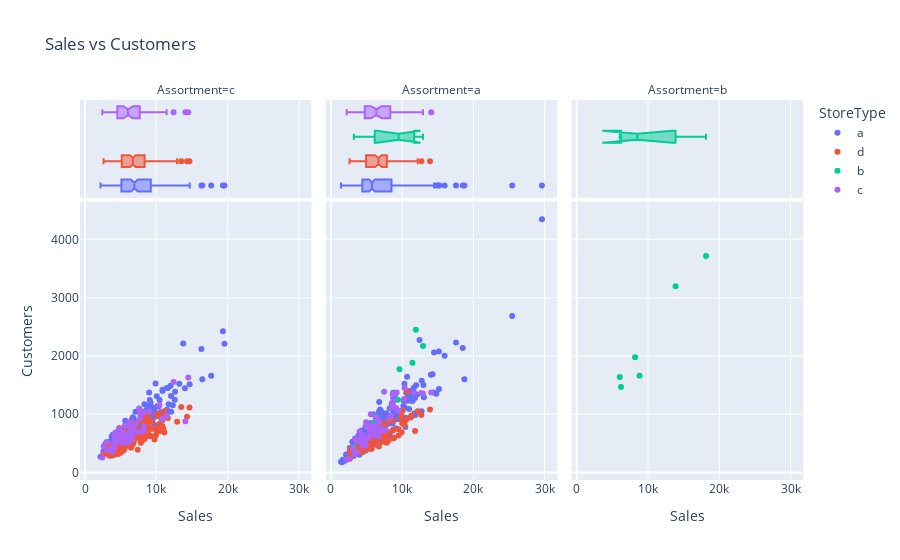

This figure's notebook cell:
### Code cell
fig = px.scatter(merged_sample_df[merged_sample_df.Open == 1], 
                    x='Sales',
                    y='Customers',
                    marginal_x='box',
                    color='StoreType',
                    facet_col='Assortment',
                    title='Sales vs Customers')

fig.update_layout(bargap=0.1)
fig.show()

### Figure 1 — Plotly figure (JSON) as saved in the notebook; plotly's stock layout.template omitted (floating-point values rounded to 4 significant figures; data arrays with more than 128 entries replaced by an {"elided": "..."} marker saying what was removed)
{"data": [{"hovertemplate": "StoreType=a<br>Assortment=c<br>Sales=%{x}<br>Customers=%{y}<extra></extra>", "legendgroup": "a", "marker": {"color": "#636efa", "symbol": "circle"}, "mode": "markers", "name": "a", "orientation": "v", "showlegend": true, "type": "scatter", "x": {"elided": "167 int values"}, "xaxis": "x", "y": {"elided": "167 int values"}, "yaxis": "y"}, {"alignmentgroup": "True", "hovertemplate": "StoreType=a<br>Assortment=c<br>Sales=%{x}<extra></extra>", "legendgroup": "a", "marker": {"color": "#636efa", "symbol": "circle"}, "name": "a", "notched": true, "offsetgroup": "a", "showlegend": false, "type": "box", "x": {"elided": "167 int values"}, "xaxis": "x4", "yaxis": "y4"}, {"hovertemplate": "StoreType=a<br>Assortment=a<br>Sales=%{x}<br>Customers=%{y}<extra></extra>", "legendgroup": "a", "marker": {"color": "#636efa", "symbol": "circle"}, "mode": "markers", "name": "a", "orientation": "v", "showlegend": false, "type": "scatter", "x": {"elided": "268 int values"}, "xaxis": "x2", "y": {"elided": "268 int values"}, "yaxis": "y2"}, {"alignmentgroup": "True", "hovertemplate": "StoreType=a<br>Assortment=a<br>Sales=%{x}<extra></extra>", "legendgroup": "a", "marker": {"color": "#636efa", "symbol": "circle"}, "name": "a", "notched": true, "offsetgroup": "a", "showlegend": false, "type": "box", "x": {"elided": "268 int values"}, "xaxis": "x5", "yaxis": "y5"}, {"hovertemplate": "StoreType=d<br>Assortment=c<br>Sales=%{x}<br>Customers=%{y}<extra></extra>", "legendgroup": "d", "marker": {"color": "#EF553B", "symbol": "circle"}, "mode": "markers", "name": "d", "orientation": "v", "showlegend": true, "type": "scatter", "x": {"elided": "164 int values"}, "xaxis": "x", "y": {"elided": "164 int values"}, "yaxis": "y"}, {"alignmentgroup": "True", "hovertemplate": "StoreType=d<br>Assortment=c<br>Sales=%{x}<extra></extra>", "legendgroup": "d", "marker": {"color": "#EF553B", "symbol": "circle"}, "name": "d", "notched": true, "offsetgroup": "d", "showlegend": false, "type": "box", "x": {"elided": "164 int values"}, "xaxis": "x4", "yaxis": "y4"}, {"hovertemplate": "StoreType=d<br>Assortment=a<br>Sales=%{x}<br>Customers=%{y}<extra></extra>", "legendgroup": "d", "marker": {"color": "#EF553B", "symbol": "circle"}, "mode": "markers", "name": "d", "orientation": "v", "showlegend": false, "type": "scatter", "x": [3647, 12176, 7813, 6915, 9485, 4794, 7147, 4836, 6468, 6784, 11298, 7561, 10543, 4918, 4235, 6867, 5611, 5368, 5032, 5789, 10073, 5018, 6788, 6666, 2924, 3862, 8187, 8308, 7171, 7037, 4951, 6091, 2964, 7024, 7113, 5544, 6559, 4200, 4992, 13905, 10005, 6294, 8714, 11138, 8769, 7816, 5287, 6901, 5011, 5735, 5423, 5915, 5549, 4780, 6672, 4280, 3651, 11809, 9871, 10669, 7760, 9928, 7951, 2724, 7178, 3958, 8862, 2612, 4326, 3749, 7242, 6730, 3819, 2789, 4955, 5240, 4825, 4602, 9829, 9499, 8775, 5028, 2740, 6098, 10306, 5831, 6959, 4738, 7078, 5522, 7017, 7737, 7261, 8022, 7727, 4421, 12691], "xaxis": "x2", "y": [455, 1049, 507, 562, 635, 422, 737, 468, 586, 624, 977, 796, 898, 589, 353, 596, 597, 558, 601, 532, 1061, 504, 628, 820, 424, 458, 566, 689, 685, 587, 475, 751, 328, 842, 535, 401, 616, 394, 472, 1078, 839, 549, 728, 943, 883, 694, 451, 630, 495, 408, 603, 491, 519, 449, 581, 362, 362, 710, 981, 1383, 698, 689, 531, 362, 625, 354, 596, 265, 510, 410, 638, 445, 389, 271, 471, 418, 402, 491, 934, 740, 587, 422, 260, 507, 816, 510, 558, 480, 523, 462, 714, 709, 550, 884, 626, 346, 986], "yaxis": "y2"}, {"alignmentgroup": "True", "hovertemplate": "StoreType=d<br>Assortment=a<br>Sales=%{x}<extra></extra>", "legendgroup": "d", "marker": {"color": "#EF553B", "symbol": "circle"}, "name": "d", "notched": true, "offsetgroup": "d", "showlegend": false, "type": "box", "x": [3647, 12176, 7813, 6915, 9485, 4794, 7147, 4836, 6468, 6784, 11298, 7561, 10543, 4918, 4235, 6867, 5611, 5368, 5032, 5789, 10073, 5018, 6788, 6666, 2924, 3862, 8187, 8308, 7171, 7037, 4951, 6091, 2964, 7024, 7113, 5544, 6559, 4200, 4992, 13905, 10005, 6294, 8714, 11138, 8769, 7816, 5287, 6901, 5011, 5735, 5423, 5915, 5549, 4780, 6672, 4280, 3651, 11809, 9871, 10669, 7760, 9928, 7951, 2724, 7178, 3958, 8862, 2612, 4326, 3749, 7242, 6730, 3819, 2789, 4955, 5240, 4825, 4602, 9829, 9499, 8775, 5028, 2740, 6098, 10306, 5831, 6959, 4738, 7078, 5522, 7017, 7737, 7261, 8022, 7727, 4421, 12691], "xaxis": "x5", "yaxis": "y5"}, {"hovertemplate": "StoreType=b<br>Assortment=a<br>Sales=%{x}<br>Customers=%{y}<extra></extra>", "legendgroup": "b", "marker": {"color": "#00cc96", "symbol": "circle"}, "mode": "markers", "name": "b", "orientation": "v", "showlegend": true, "type": "scatter", "x": [11441, 6324, 11924, 3215, 9625, 9390, 12925, 5968], "xaxis": "x2", "y": [1883, 970, 2447, 433, 1772, 1247, 2171, 844], "yaxis": "y2"}, {"alignmentgroup": "True", "hovertemplate": "StoreType=b<br>Assortment=a<br>Sales=%{x}<extra></extra>", "legendgroup": "b", "marker": {"color": "#00cc96", "symbol": "circle"}, "name": "b", "notched": true, "offsetgroup": "b", "showlegend": false, "type": "box", "x": [11441, 6324, 11924, 3215, 9625, 9390, 12925, 5968], "xaxis": "x5", "yaxis": "y5"}, {"hovertemplate": "StoreType=b<br>Assortment=b<br>Sales=%{x}<br>Customers=%{y}<extra></extra>", "legendgroup": "b", "marker": {"color": "#00cc96", "symbol": "circle"}, "mode": "markers", "name": "b", "orientation": "v", "showlegend": false, "type": "scatter", "x": [8186, 13867, 6204, 6040, 18142, 8816], "xaxis": "x3", "y": [1976, 3195, 1464, 1639, 3713, 1660], "yaxis": "y3"}, {"alignmentgroup": "True", "hovertemplate": "StoreType=b<br>Assortment=b<br>Sales=%{x}<extra></extra>", "legendgroup": "b", "marker": {"color": "#00cc96", "symbol": "circle"}, "name": "b", "notched": true, "offsetgroup": "b", "showlegend": false, "type": "box", "x": [8186, 13867, 6204, 6040, 18142, 8816], "xaxis": "x6", "yaxis": "y6"}, {"hovertemplate": "StoreType=c<br>Assortment=c<br>Sales=%{x}<br>Customers=%{y}<extra></extra>", "legendgroup": "c", "marker": {"color": "#ab63fa", "symbol": "circle"}, "mode": "markers", "name": "c", "orientation": "v", "showlegend": true, "type": "scatter", "x": [8268, 8210, 6685, 7774, 6567, 4236, 3171, 3836, 5300, 6439, 6910, 7688, 4766, 4168, 5733, 11443, 14479, 3863, 7683, 6173, 5781, 7244, 5224, 5109, 5346, 3027, 4103, 4150, 12421, 14073, 10857, 4290, 4181, 10422, 8257, 6426, 7582, 5699, 4684, 5518, 8973, 6206, 3945, 2409, 6727, 6431, 6037, 4470, 2612, 6294, 4760, 7140, 7748, 5356, 5638], "xaxis": "x", "y": [1032, 720, 743, 981, 571, 682, 386, 355, 522, 645, 674, 1054, 560, 657, 555, 973, 1627, 417, 693, 617, 545, 699, 514, 668, 624, 523, 469, 429, 1550, 876, 915, 566, 602, 1155, 785, 864, 1095, 638, 528, 507, 1045, 847, 472, 256, 741, 759, 515, 585, 448, 692, 751, 834, 921, 687, 800], "yaxis": "y"}, {"alignmentgroup": "True", "hovertemplate": "StoreType=c<br>Assortment=c<br>Sales=%{x}<extra></extra>", "legendgroup": "c", "marker": {"color": "#ab63fa", "symbol": "circle"}, "name": "c", "notched": true, "offsetgroup": "c", "showlegend": false, "type": "box", "x": [8268, 8210, 6685, 7774, 6567, 4236, 3171, 3836, 5300, 6439, 6910, 7688, 4766, 4168, 5733, 11443, 14479, 3863, 7683, 6173, 5781, 7244, 5224, 5109, 5346, 3027, 4103, 4150, 12421, 14073, 10857, 4290, 4181, 10422, 8257, 6426, 7582, 5699, 4684, 5518, 8973, 6206, 3945, 2409, 6727, 6431, 6037, 4470, 2612, 6294, 4760, 7140, 7748, 5356, 5638], "xaxis": "x4", "yaxis": "y4"}, {"hovertemplate": "StoreType=c<br>Assortment=a<br>Sales=%{x}<br>Customers=%{y}<extra></extra>", "legendgroup": "c", "marker": {"color": "#ab63fa", "symbol": "circle"}, "mode": "markers", "name": "c", "orientation": "v", "showlegend": false, "type": "scatter", "x": [3568, 2640, 6735, 7409, 4516, 5263, 5591, 12664, 5467, 8272, 4027, 3106, 3623, 4694, 6336, 10347, 4271, 14073, 5590, 6301, 2217, 7641, 5975, 9222, 4336, 9518, 8451, 6712, 4995, 5952, 8799, 6816, 3370, 9160, 4941, 12922, 6508, 4887, 4775, 3927, 3272, 8677, 7468, 6428, 4749, 6372, 11664, 6366, 5693, 8294, 4128, 6549, 7144, 8548, 10284, 8589, 8328, 6390], "xaxis": "x2", "y": [539, 228, 863, 720, 453, 593, 1000, 1362, 711, 936, 700, 414, 336, 642, 788, 1451, 511, 1371, 634, 952, 217, 728, 708, 1370, 641, 1057, 952, 618, 786, 659, 1221, 707, 582, 1102, 859, 1350, 780, 473, 514, 527, 317, 1340, 1386, 694, 608, 627, 1372, 784, 808, 941, 578, 898, 748, 1116, 1259, 1192, 974, 785], "yaxis": "y2"}, {"alignmentgroup": "True", "hovertemplate": "StoreType=c<br>Assortment=a<br>Sales=%{x}<extra></extra>", "legendgroup": "c", "marker": {"color": "#ab63fa", "symbol": "circle"}, "name": "c", "notched": true, "offsetgroup": "c", "showlegend": false, "type": "box", "x": [3568, 2640, 6735, 7409, 4516, 5263, 5591, 12664, 5467, 8272, 4027, 3106, 3623, 4694, 6336, 10347, 4271, 14073, 5590, 6301, 2217, 7641, 5975, 9222, 4336, 9518, 8451, 6712, 4995, 5952, 8799, 6816, 3370, 9160, 4941, 12922, 6508, 4887, 4775, 3927, 3272, 8677, 7468, 6428, 4749, 6372, 11664, 6366, 5693, 8294, 4128, 6549, 7144, 8548, 10284, 8589, 8328, 6390], "xaxis": "x5", "yaxis": "y5"}], "layout": {"annotations": [{"font": {}, "showarrow": false, "text": "Assortment=c", "x": 0.16, "xanchor": "center", "xref": "paper", "y": 1, "yanchor": "bottom", "yref": "paper"}, {"font": {}, "showarrow": false, "text": "Assortment=a", "x": 0.5, "xanchor": "center", "xref": "paper", "y": 1, "yanchor": "bottom", "yref": "paper"}, {"font": {}, "showarrow": false, "text": "Assortment=b", "x": 0.84, "xanchor": "center", "xref": "paper", "y": 1, "yanchor": "bottom", "yref": "paper"}], "bargap": 0.1, "legend": {"title": {"text": "StoreType"}, "tracegroupgap": 0}, "title": {"text": "Sales vs Customers"}, "xaxis": {"anchor": "y", "domain": [0, 0.32], "title": {"text": "Sales"}}, "xaxis2": {"anchor": "y2", "domain": [0.34, 0.66], "matches": "x", "title": {"text": "Sales"}}, "xaxis3": {"anchor": "y3", "domain": [0.68, 1.0], "matches": "x", "title": {"text": "Sales"}}, "xaxis4": {"anchor": "y4", "domain": [0, 0.32], "matches": "x", "showgrid": true, "showticklabels": false}, "xaxis5": {"anchor": "y5", "domain": [0.34, 0.66], "matches": "x", "showgrid": true, "showticklabels": false}, "xaxis6": {"anchor": "y6", "domain": [0.68, 1.0], "matches": "x", "showgrid": true, "showticklabels": false}, "yaxis": {"anchor": "x", "domain": [0, 0.7326], "title": {"text": "Customers"}}, "yaxis2": {"anchor": "x2", "domain": [0, 0.7326], "matches": "y", "showticklabels": false}, "yaxis3": {"anchor": "x3", "domain": [0, 0.7326], "matches": "y", "showticklabels": false}, "yaxis4": {"anchor": "x4", "domain": [0.7426, 1], "matches": "y4", "showgrid": false, "showline": false, "showticklabels": false, "ticks": ""}, "yaxis5": {"anchor": "x5", "domain": [0.7426, 1], "matches": "y4", "showgrid": false, "showline": false, "showticklabels": false, "ticks": ""}, "yaxis6": {"anchor": "x6", "domain": [0.7426, 1], "matches": "y4", "showgrid": false, "showline": false, "showticklabels": false, "ticks": ""}}}
